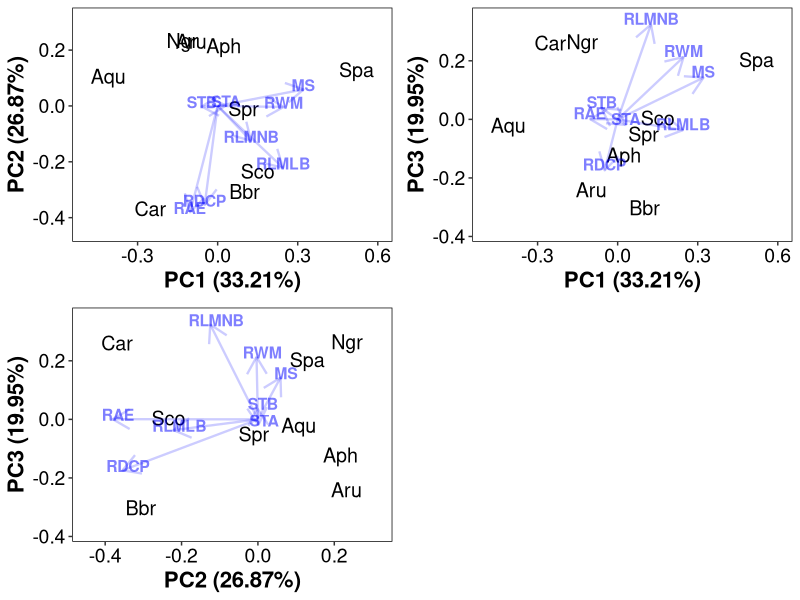

Source code (R):
# Opening libraries #
library(cluster)
library(vegan)
library(ggplot2)
library(gridExtra)

# Importing the dataset #
eco<-read.table("data/ecomorphological data.txt",header=T,row.names=1)
eco[,c(1:6)]<-decostand(eco[,c(1:6)],method="range")
eco$ST<-as.factor(eco$ST)

# Generating the PCoA #
pcoa<-cmdscale(daisy(eco,metric="gower"),k=ncol(eco)-1,eig=TRUE,add=TRUE)
scores<-as.data.frame(pcoa$points)

# Computing % of explanation of each axis #
(eigenvals(pcoa)/sum(eigenvals(pcoa)))*100

# Fitting ecomorphological indices to ordination #
efit<-envfit(pcoa,eco, permutations = 999, na.rm = TRUE,choices=c(1:3))
efit2<-as.data.frame(efit$vectors$arrows*sqrt(efit$vectors$r))
efit2<-rbind(efit2,efit$factors$centroids*sqrt(efit$factors$r))
efit

# Plotting Supplementary Figure 1 #
fig1<-ggplot()+
  geom_text(mapping=aes(x=scores[,1],y=scores[,2],label=rownames(scores)),size=5)+
  xlab("PC1 (33.21%)")+xlim(c(min(scores[,1])-0.08,max(scores[,1])+0.08))+
  ylab("PC2 (26.87%)")+ylim(c(min(scores[,2])-0.08,max(scores[,2])+0.08))+
  geom_segment(data=efit2,aes(x=0,xend=efit2[,1]/2.5,y=0,yend=efit2[,2]/2.5),
               arrow = arrow(length = unit(0.5, "cm")),colour="blue",
               size=0.8,alpha=0.2,inherit.aes=FALSE)+
  geom_text(data=efit2,aes(x=(efit2[,1]/2.5),y=(efit2[,2]/2.5+0.015),label=row.names(efit2)),
            size=4,color="blue",fontface="bold",alpha=0.5)+
  theme(panel.background = element_rect(fill = "white", colour = "black", size = 0.5), # opcoes graficas
        panel.grid.major = element_line(colour = NA),
        panel.grid.minor = element_line(colour = NA),
        axis.text = element_text(colour = "black", size = 14),
        axis.title = element_text(colour = "black", size = 16, face = "bold"),
        legend.title = element_blank(),
        legend.background = element_rect(fill = "white"),
        legend.text = element_text(face = "bold", colour = "black", size = 12))

fig2<-ggplot()+
  geom_text(mapping=aes(x=scores[,1],y=scores[,3],label=rownames(scores)),size=5)+
  xlab("PC1 (33.21%)")+xlim(c(min(scores[,1])-0.08,max(scores[,1])+0.08))+
  ylab("PC3 (19.95%)")+ylim(c(min(scores[,3])-0.08,max(scores[,3])+0.08))+
  geom_segment(data=efit2,aes(x=0,xend=efit2[,1]/2.5,y=0,yend=efit2[,3]/2.5),
               arrow = arrow(length = unit(0.5, "cm")),colour="blue",
               size=0.8,alpha=0.2,inherit.aes=FALSE)+
  geom_text(data=efit2,aes(x=efit2[,1]/2.5,y=efit2[,3]/2.5+0.02,label=row.names(efit2)),
            size=4,color="blue",fontface="bold",alpha=0.5)+
  theme(panel.background = element_rect(fill = "white", colour = "black", size = 0.5), # opcoes graficas
        panel.grid.major = element_line(colour = NA),
        panel.grid.minor = element_line(colour = NA),
        axis.text = element_text(colour = "black", size = 14),
        axis.title = element_text(colour = "black", size = 16, face = "bold"),
        legend.title = element_blank(),
        legend.background = element_rect(fill = "white"),
        legend.text = element_text(face = "bold", colour = "black", size = 12))

fig3<-ggplot()+
  geom_text(mapping=aes(x=scores[,2],y=scores[,3],label=rownames(scores)),size=5)+
  xlab("PC2 (26.87%)")+xlim(c(min(scores[,2])-0.08,max(scores[,2])+0.08))+
  ylab("PC3 (19.95%)")+ylim(c(min(scores[,3])-0.08,max(scores[,3])+0.08))+
  geom_segment(data=efit2,aes(x=0,xend=efit2[,2]/2.5,y=0,yend=efit2[,3]/2.5),
               arrow = arrow(length = unit(0.5, "cm")),colour="blue",
               size=0.8,alpha=0.2,inherit.aes=FALSE)+
  geom_text(data=efit2,aes(x=efit2[,2]/2.5+0.015,y=efit2[,3]/2.5+0.015,label=row.names(efit2)),
            size=4,color="blue",fontface="bold",alpha=0.5)+
  theme(panel.background = element_rect(fill = "white", colour = "black", size = 0.5), # opcoes graficas
        panel.grid.major = element_line(colour = NA),
        panel.grid.minor = element_line(colour = NA),
        axis.text = element_text(colour = "black", size = 14),
        axis.title = element_text(colour = "black", size = 16, face = "bold"),
        legend.title = element_blank(),
        legend.background = element_rect(fill = "white"),
        legend.text = element_text(face = "bold", colour = "black", size = 12))

sfig1<-grid.arrange(fig1,fig2,fig3,nrow=2)
sfig1
ggsave("Figures/Supplfig1.png",sfig1,dpi=600,height=18,width=20,units=c("cm"))
dev.off()
